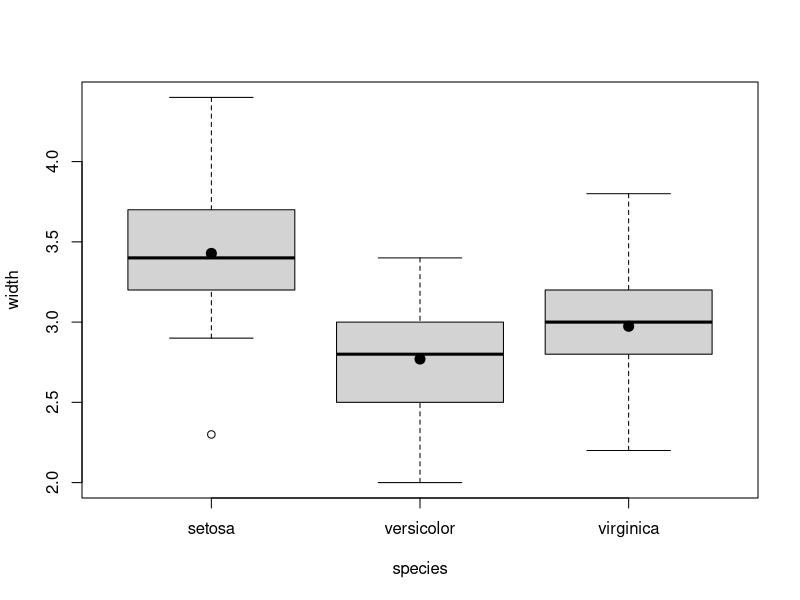

Reproduce this figure in R.
rm(list = ls())

width = iris$Sepal.Width
species = iris$Species

# mean(width[species=="setosa"])
# manual, but it will work

means = tapply(width, species, mean)

plot(width ~ species)
# boxplot works the same
lines(1:3, means, pch=20, type="p", cex=2)
# type -> points, l -> lines, b -> both

par("mfrow"=c(1,3))
tapply(width, species, shapiro.test)
# works, but ugly

tapply(width, species, function(x) shapiro.test(x)$p.value)
# tapply(width, species, (x)shapiro.test(x)$p.value)
# doesnt work here, may on different versions/os

results = simplify2array(tapply(width, species, function(x) shapiro.test(x)[1:2]))
results
                         
# Assumption 1.:  
# H0: distr. are normal -> yes, because all pvalues are somewhat big

# Assumption 2.:
# Variances are the same: H0: sigma1^2=sigma2^2=sigma3^2

bartlett.test(width, species)
# alpha = 1e-2
# p-value = 0.3515 -> we have no grounds to dismiss H0, variances are the same

